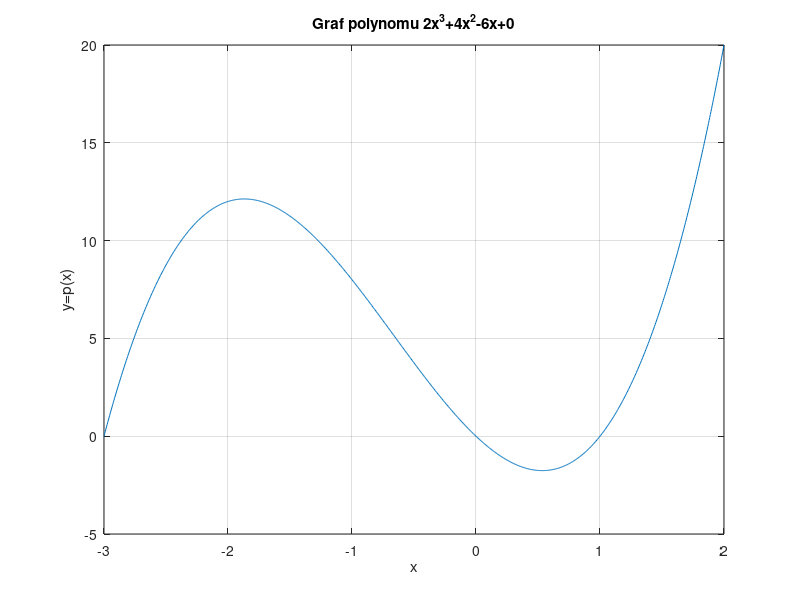

Write MATLAB code to recreate this figure.
% VYKLAD 1 -> MANUALNI VYPOCET POLYNOMU

p=[2 4 -6 0];                   % vektor koeficientu 2x^3+4x^2-6x+0

x=0;                            % vypocet pro bod x=0
p(1)*x^3+p(2)*x^2+p(3)*x+p(4)   % manualni vyhodnoceni polynomu

x=2;                            % vypocet pro bod x=2
p(1)*x^3+p(2)*x^2+p(3)*x+p(4)   % manualni vyhodnoceni polynomu


x=[0 1 2 4];                    % vyhodnoceni pro body x=...
p(1)*x.^3+p(2)*x.^2+p(3)*x+p(4) % manualni vyhodnoceni polynomu POZOR!

x=linspace(-3,2,1000);          % vypocet polynomu pro hodnoty y a vykresleni
y=p(1)*x.^3+p(2)*x.^2+p(3)*x+p(4);

plot(x,y);
grid on;
xlabel('x');
ylabel('y=p(x)');
title('Graf polynomu 2x^3+4x^2-6x+0'); 